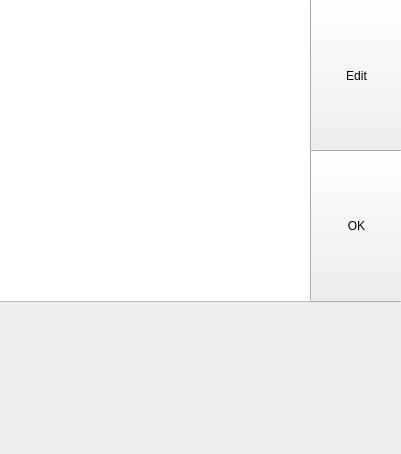
<?xml version="1.0" encoding="UTF-8"?>
<ui version="4.0">
 <class>Dialog</class>
 <widget class="QDialog" name="Dialog">
  <property name="geometry">
   <rect>
    <x>0</x>
    <y>0</y>
    <width>401</width>
    <height>454</height>
   </rect>
  </property>
  <property name="windowTitle">
   <string>Instructions</string>
  </property>
  <property name="modal">
   <bool>true</bool>
  </property>
  <widget class="QTextEdit" name="instructionEdit">
   <property name="geometry">
    <rect>
     <x>-1</x>
     <y>-1</y>
     <width>314</width>
     <height>303</height>
    </rect>
   </property>
   <property name="readOnly">
    <bool>true</bool>
   </property>
  </widget>
  <widget class="QPushButton" name="editButton">
   <property name="geometry">
    <rect>
     <x>310</x>
     <y>-2</y>
     <width>93</width>
     <height>155</height>
    </rect>
   </property>
   <property name="text">
    <string>Edit</string>
   </property>
   <property name="autoDefault">
    <bool>false</bool>
   </property>
  </widget>
  <widget class="QPushButton" name="okButton">
   <property name="geometry">
    <rect>
     <x>310</x>
     <y>150</y>
     <width>93</width>
     <height>152</height>
    </rect>
   </property>
   <property name="text">
    <string>OK</string>
   </property>
   <property name="autoDefault">
    <bool>false</bool>
   </property>
  </widget>
  <widget class="QLabel" name="barcodeView">
   <property name="geometry">
    <rect>
     <x>0</x>
     <y>300</y>
     <width>400</width>
     <height>151</height>
    </rect>
   </property>
   <property name="text">
    <string/>
   </property>
   <property name="scaledContents">
    <bool>true</bool>
   </property>
  </widget>
 </widget>
 <resources/>
 <connections/>
</ui>
